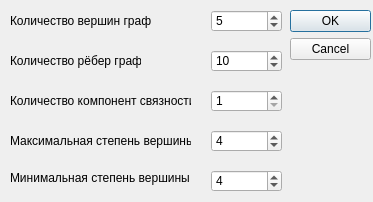
<?xml version="1.0" encoding="UTF-8"?>
<ui version="4.0">
 <class>Dialog</class>
 <widget class="Dialog" name="Dialog">
  <property name="geometry">
   <rect>
    <x>0</x>
    <y>0</y>
    <width>373</width>
    <height>202</height>
   </rect>
  </property>
  <property name="windowTitle">
   <string>Dialog</string>
  </property>
  <widget class="QDialogButtonBox" name="buttonBox">
   <property name="geometry">
    <rect>
     <x>290</x>
     <y>10</y>
     <width>81</width>
     <height>241</height>
    </rect>
   </property>
   <property name="orientation">
    <enum>Qt::Vertical</enum>
   </property>
   <property name="standardButtons">
    <set>QDialogButtonBox::Cancel|QDialogButtonBox::Ok</set>
   </property>
  </widget>
  <widget class="QLabel" name="VertexLabel">
   <property name="geometry">
    <rect>
     <x>10</x>
     <y>10</y>
     <width>141</width>
     <height>21</height>
    </rect>
   </property>
   <property name="text">
    <string>Количество вершин графа</string>
   </property>
  </widget>
  <widget class="QSpinBox" name="VertexNumberBox">
   <property name="geometry">
    <rect>
     <x>211</x>
     <y>10</y>
     <width>71</width>
     <height>22</height>
    </rect>
   </property>
   <property name="minimum">
    <number>1</number>
   </property>
   <property name="value">
    <number>5</number>
   </property>
  </widget>
  <widget class="QLabel" name="EdgesLabel">
   <property name="geometry">
    <rect>
     <x>10</x>
     <y>50</y>
     <width>131</width>
     <height>21</height>
    </rect>
   </property>
   <property name="text">
    <string>Количество рёбер графа</string>
   </property>
  </widget>
  <widget class="QSpinBox" name="EdgesNumberbox">
   <property name="geometry">
    <rect>
     <x>211</x>
     <y>50</y>
     <width>71</width>
     <height>22</height>
    </rect>
   </property>
   <property name="maximum">
    <number>9999</number>
   </property>
   <property name="value">
    <number>10</number>
   </property>
  </widget>
  <widget class="QLabel" name="ComponentLabel">
   <property name="geometry">
    <rect>
     <x>10</x>
     <y>90</y>
     <width>181</width>
     <height>21</height>
    </rect>
   </property>
   <property name="text">
    <string>Количество компонент связности</string>
   </property>
  </widget>
  <widget class="QSpinBox" name="ComponentNumberBox">
   <property name="geometry">
    <rect>
     <x>211</x>
     <y>90</y>
     <width>71</width>
     <height>22</height>
    </rect>
   </property>
   <property name="minimum">
    <number>1</number>
   </property>
  </widget>
  <widget class="QSpinBox" name="MaxDegreeNumberBox">
   <property name="geometry">
    <rect>
     <x>211</x>
     <y>130</y>
     <width>71</width>
     <height>22</height>
    </rect>
   </property>
   <property name="value">
    <number>4</number>
   </property>
  </widget>
  <widget class="QLabel" name="MaxDegreeLabel">
   <property name="geometry">
    <rect>
     <x>10</x>
     <y>130</y>
     <width>181</width>
     <height>21</height>
    </rect>
   </property>
   <property name="text">
    <string>Максимальная степень вершины</string>
   </property>
  </widget>
  <widget class="QLabel" name="MinDegreeLabel">
   <property name="geometry">
    <rect>
     <x>10</x>
     <y>170</y>
     <width>181</width>
     <height>16</height>
    </rect>
   </property>
   <property name="text">
    <string>Минимальная степень вершины</string>
   </property>
  </widget>
  <widget class="QSpinBox" name="MinDegreeNumberBox">
   <property name="geometry">
    <rect>
     <x>211</x>
     <y>170</y>
     <width>71</width>
     <height>22</height>
    </rect>
   </property>
   <property name="value">
    <number>4</number>
   </property>
  </widget>
 </widget>
 <customwidgets>
  <customwidget>
   <class>Dialog</class>
   <extends>QWidget</extends>
   <header>dialog.h</header>
   <container>1</container>
  </customwidget>
 </customwidgets>
 <resources/>
 <connections>
  <connection>
   <sender>buttonBox</sender>
   <signal>rejected()</signal>
   <receiver>Dialog</receiver>
   <slot>reject()</slot>
   <hints>
    <hint type="sourcelabel">
     <x>316</x>
     <y>260</y>
    </hint>
    <hint type="destinationlabel">
     <x>286</x>
     <y>274</y>
    </hint>
   </hints>
  </connection>
  <connection>
   <sender>buttonBox</sender>
   <signal>accepted()</signal>
   <receiver>Dialog</receiver>
   <slot>accept()</slot>
   <hints>
    <hint type="sourcelabel">
     <x>248</x>
     <y>254</y>
    </hint>
    <hint type="destinationlabel">
     <x>157</x>
     <y>274</y>
    </hint>
   </hints>
  </connection>
 </connections>
</ui>
